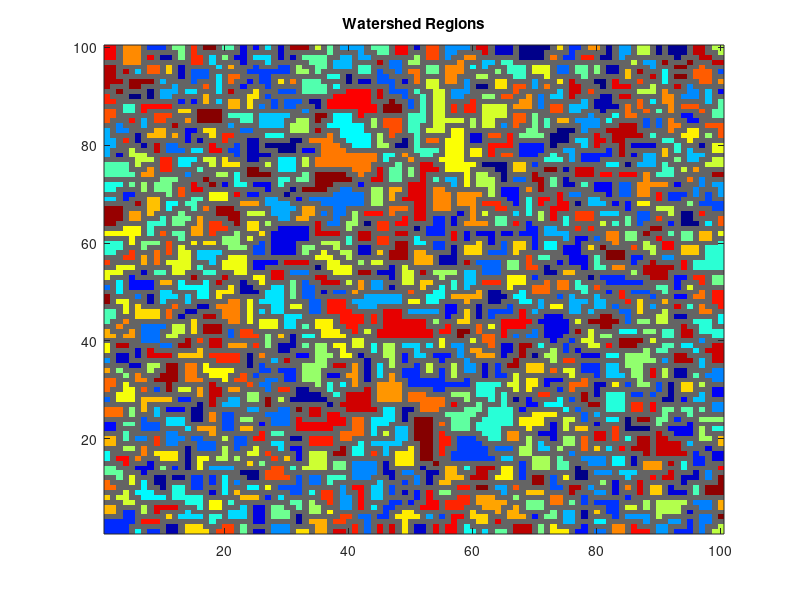

Reproduce this figure in MATLAB. (Note: this script raises an error after producing the figure.)
function [rgn, rgn_lbls, Lborders, amatr, data] = peaksWShed( data , conn, bl_thresh, f_verb, verb_pref, f_disp )
%peaksWShed determines peak regions using matlab watershed function.
% It uses labelWShedBorders_imdilate to label border pixels and determine
% region adjacencies.
%
% INPUTS:
%   data   -- 2D matrix of image data. defaults to peaks(100).
%   conn   -- pixel connection to be used by watershed. default 8. 
%   bl_thresh  -- power threshold used to cut off low power data to speed
%                 up computation. Default = [];
%   f_verb -- flag indicator whether to output text statements of progress.
%             0 - no output. 1 - output current function level.
%             defaults to 0. 
%   verb_pref -- prefix string for verbose output. defaults to ''.
%   f_disp -- flag indicator whether to plot. 
%             defaults to false, unless using default data.
% OUTPUTS:
%   rgn         -- 1D cell array of vector lists of linear idx of all pixels for each region.
%   rgn_lbls    -- vector of region labels.
%   Lborders    -- 1D cell array of vector lists of linear idx of border pixels for each region 
%   amatr       -- two-column matrix of region adjacencies.
%                  each row contains region lables of two adjacent regions. 
%   data        -- optional output of the data in the event it was
%                  generated by default.
%
%   Copyright 2022 Prerau Lab - http://www.sleepEEG.org
%   This work is licensed under a Creative Commons Attribution-NonCommercial-ShareAlike 4.0 International License.
%   (http://creativecommons.org/licenses/by-nc-sa/4.0/)
%      
%   Authors: Patrick Stokes
%
% Created on: 20171015
% Modified: 20190214 -- cleaned up for toolbox.
%           20171016 -- changed b/c rgn now returned by labelWShedBorders_imdilate 
%

%*************************
% Handle variable inputs *
%*************************
if nargin<6
    f_disp = [];
end
if nargin<5
    verb_pref = [];
end
if nargin<4
    f_verb = [];
end
if nargin<3
    bl_thresh = [];
end
if nargin<2
    conn = [];
end
if nargin<1   
    data = [];
end

%************************
% Set default arguments *
%************************
if isempty(f_disp)
    f_disp = false;
end
if isempty(verb_pref)
    verb_pref = '';
end

if isempty(f_verb)
    f_verb = 0;
end
if isempty(conn)
    conn = 8;
end
if isempty(data)
    N = 100;
    data = abs(peaks(N))+randn(N)*.5; % peaks(100); % 
    f_verb = 1;
    f_disp = 1;
end

%****************
% Run watershed *
%****************
if f_verb > 0
    disp([verb_pref 'Running watershed...']);
end


% Threshold chunk of image data
if ~isempty(bl_thresh)
    % set value used to mark regions labels where data should be excluded
    exclusion_val = intmax('uint16');
    
    % Set data below threshold to some high number (flintmax)
    below_thresh_inds = data < bl_thresh';
    data(below_thresh_inds) = flintmax;
    
    % Run watershed
    Ldata = watershed(-data , conn);
    
    % If region contains flintmax, set the region's label to exclusion_val
    for ii = 1:max(Ldata,[],'all','omitnan')
        region_inds = Ldata == ii;
        data_val = max(data(region_inds));
        if data_val == flintmax
            Ldata(region_inds) = exclusion_val;
        end
    end

else
    exclusion_val = [];
    Ldata = watershed(-data , conn);
end


if f_disp
    RGB2 = label2rgb(Ldata, 'jet', 'c', 'shuffle');
    R = squeeze(RGB2(:,:,1));
    G = squeeze(RGB2(:,:,2));
    B = squeeze(RGB2(:,:,3));
    R(~Ldata) = 100;
    G(~Ldata) = 100;
    B(~Ldata) = 100;
    RGB2 = cat(3,R,G,B);
    fh = figure('units','normalized','position',[0.7674    0.3978    0.4007    0.4811]);
    ax = axes(fh);
    imagesc(ax,RGB2);
    axis(ax,'xy');
    title(ax,'Watershed Regions');
end

%*******************************************************
% Label border pixels and determine region adjacencies *
%*******************************************************
if f_verb > 0
    disp([verb_pref 'Labeling watershed borders...']);
end

[rgn,rgn_lbls,Lborders,amatr] = labelWShedBorders_imdilate(Ldata, exclusion_val, f_disp-1);

end


